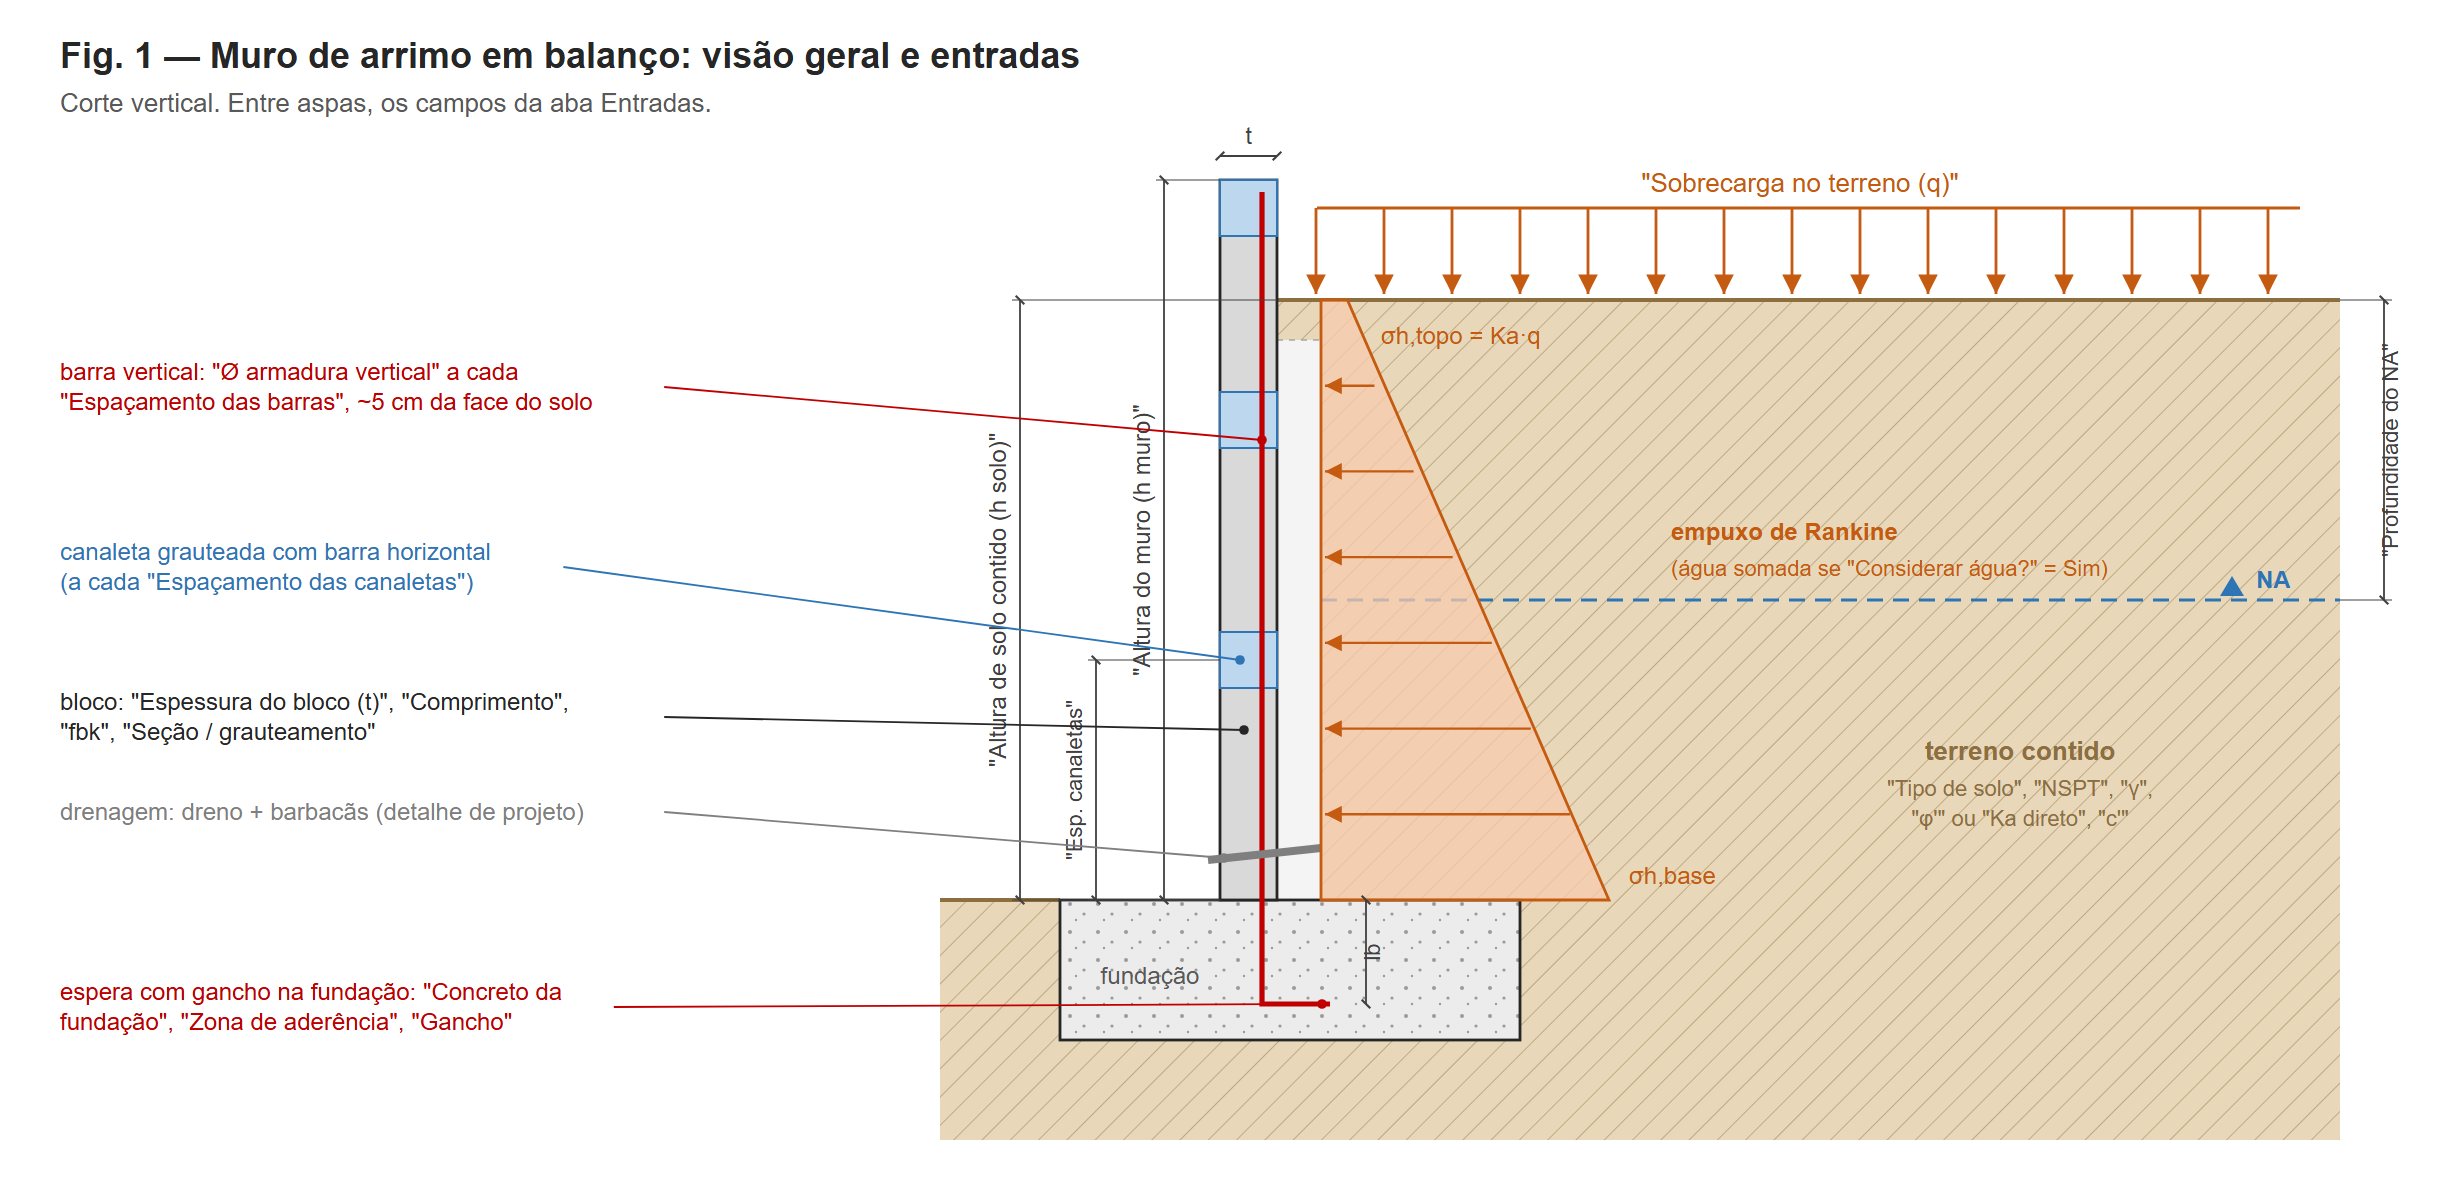

This chart was generated by the following Python code:
from figlib import SVG, C
W, H = 1220, 600
s = SVG(W, H)
s.text(30, 34, 'Fig. 1 — Muro de arrimo em balanço: visão geral e entradas', size=18, anchor='start', weight='bold')
s.text(30, 56, 'Corte vertical. Entre aspas, os campos da aba Entradas.', size=13, anchor='start', color=C['note'])
K = 150
h = 2.0; t = 0.19; zNA = 1.0; hp = 0.8
xw = 610; xs = xw + t * K
yb = 450; yt = yb - h * K
# Duas alturas (09/10): o muro passa do topo do solo. ytop = topo do muro; yt = topo do solo.
ytop = yt - 0.4 * K
xr = 1170
# terreno contido e da frente
s.rect(xs, yt, xr - xs, 570 - yt, fill='url(#soilh)', stroke='none')
s.rect(470, yb + 70, xr - 470, 500 - yb, fill='url(#soilh)', stroke='none')
s.line(xs, yt, xr, yt, stroke=C['soil'], sw=2)
s.rect(470, yb, 60, 120, fill='url(#soilh)', stroke='none')
s.line(470, yb, 530, yb, stroke=C['soil'], sw=2)
# dreno
s.rect(xs, yt + 20, 22, yb - yt - 20, fill='#f4f4f4', stroke='#a6a6a6', sw=0.8, extra='stroke-dasharray="3,3"')
# fundação
s.rect(530, yb, 230, 70, fill='url(#conc)', stroke=C['line'], sw=1.4)
s.text(575, yb + 42, 'fundação', size=12, color=C['note'])
# muro + canaletas
s.rect(xw, ytop, t * K, yb - ytop, fill=C['blockfill'], stroke=C['line'], sw=1.4)
for yc in (yb - hp * K - 14, yb - 2 * hp * K - 14, ytop):
    s.rect(xw, yc, t * K, 28, fill=C['groutfill'], stroke=C['grout'], sw=1)
# barra com gancho
xb = xs - 0.05 * K
s.pline([(xb, ytop + 6), (xb, yb + 52), (xb + 34, yb + 52)], stroke=C['steel'], sw=2.6)
# barbacã
s.line(xw - 6, yb - 20, xs + 22, yb - 26, stroke='#7f7f7f', sw=4)
# sobrecarga
for x in range(int(xs) + 20, xr - 6, 34):
    s.arrow(x, yt - 46, x, yt - 3, color=C['load'], sw=1.4)
s.line(xs + 20, yt - 46, xr - 20, yt - 46, stroke=C['load'], sw=1.4)
s.text(900, yt - 54, '"Sobrecarga no terreno (q)"', size=13, color=C['load'])
# NA
yNA = yt + zNA * K
s.line(xs + 22, yNA, xr, yNA, stroke=C['water'], sw=1.6, extra='stroke-dasharray="8,5"')
s.poly([(1110, yNA - 2), (1122, yNA - 2), (1116, yNA - 12)], fill=C['water'], stroke='none')
s.text(1128, yNA - 6, 'NA', size=12, anchor='start', color=C['water'], weight='bold')
s.dim_v(xr + 22, yt, yNA, '"Profundidade do NA"', side=1, ext_from=(xr, xr), size=11)
# empuxo
s0, s1 = 0.8, 16.0; kp = 9.0
x0 = xs + 22
s.poly([(x0, yt), (x0 + s0 * kp + 6, yt), (x0 + s1 * kp, yb), (x0, yb)], fill='#f8cbad', stroke=C['load'], sw=1.4, extra='fill-opacity="0.75"')
for i in range(1, 7):
    y = yt + i * (yb - yt) / 7
    s.arrow(x0 + (s0 + (s1 - s0) * i / 7) * kp, y, x0 + 2, y, color=C['load'], sw=1.2)
s.text(x0 + 30, yt + 22, 'σh,topo = Ka·q', size=12, anchor='start', color=C['load'])
s.text(x0 + s1 * kp + 10, yb - 8, 'σh,base', size=12, anchor='start', color=C['load'])
s.text(x0 + 175, yt + 120, 'empuxo de Rankine', size=12, anchor='start', color=C['load'], weight='bold')
s.text(x0 + 175, yt + 138, '(água somada se "Considerar água?" = Sim)', size=11, anchor='start', color=C['load'])
s.text(1010, yb - 70, 'terreno contido', size=13, color=C['soil'], weight='bold')
s.text(1010, yb - 52, '"Tipo de solo", "NSPT", "γ",', size=11, color=C['soil'])
s.text(1010, yb - 37, '"φ\'" ou "Ka direto", "c\'"', size=11, color=C['soil'])
# cotas
s.dim_v(xw - 28, ytop, yb, '"Altura do muro (h muro)"', side=-1, ext_from=(xw, xw), size=12)
s.dim_v(xw - 100, yt, yb, '"Altura de solo contido (h solo)"', side=-1, ext_from=(xs, xw), size=12)
s.dim_v(xw - 62, yb - hp * K, yb, '"Esp. canaletas"', side=-1, ext_from=(xw, xw), size=11)
s.dim_h(xw, xs, ytop - 12, 't', off_text=-6, size=12)
s.dim_v(xb + 52, yb, yb + 52, 'lb', side=1, size=11)
# chamadas (texto à esquerda, linha até o elemento)
def callout(px, py, ty, lines, color=C['line']):
    for i, l in enumerate(lines):
        s.text(30, ty + i * 15, l, size=12, anchor='start', color=color)
    tw = max(len(l) for l in lines) * 6.3
    ly = ty - 4 + (len(lines) - 1) * 7.5
    s.line(30 + tw + 6, ly, px, py, stroke=color, sw=0.9)
    s.circle(px, py, 2.4, fill=color)
callout(xb, yt + 70, yt + 40, ['barra vertical: "Ø armadura vertical" a cada', '"Espaçamento das barras", ~5 cm da face do solo'], color=C['steel'])
callout(xw + 10, yb - hp * K, yt + 130, ['canaleta grauteada com barra horizontal', '(a cada "Espaçamento das canaletas")'], color=C['grout'])
callout(xw + 12, yt + 215, yt + 205, ['bloco: "Espessura do bloco (t)", "Comprimento",', '"fbk", "Seção / grauteamento"'])
callout(xw + 2, yb - 21, yb - 40, ['drenagem: dreno + barbacãs (detalhe de projeto)'], color='#7f7f7f')
callout(xb + 30, yb + 52, yb + 50, ['espera com gancho na fundação: "Concreto da', 'fundação", "Zona de aderência", "Gancho"'], color=C['steel'])
s.save('fig01_geral.svg')
print('ok')
